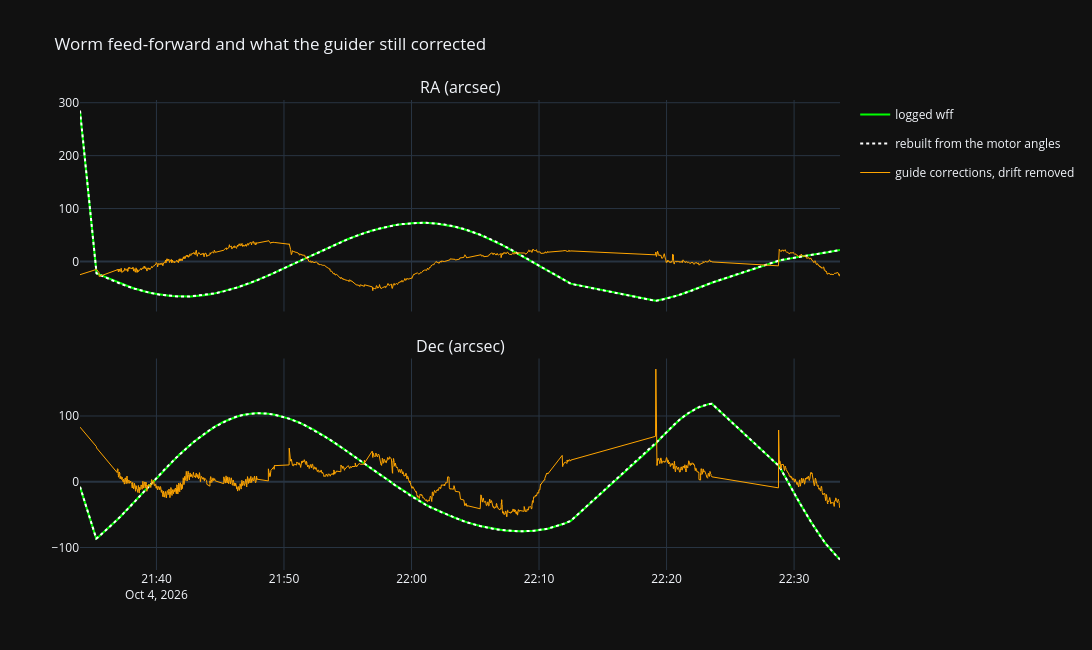

Notebook source saved alongside this figure:
### Markdown cell above
## 7. Did the worm feed-forward do its job?

The worm feed-forward turns each motor's worm profile (a sine on its MCU angle, period 6°) into a pointing correction
and logs it per row as `wff` (RA and Dec arcmin). Three checks, from the window where the profile in use stayed the
same (`WORM_FROM`):

* **Is the logged correction the profile?** Rebuild it from the motor angles and the pose; fitting the worm terms to
  the logged wff returns the profile that was in use.
* **What did the profile leave for the guider?** The same fit on the guide corrections (`total_accum + pec_accum`,
  joined across PEC resets, with a smooth drift and an offset per PEC piece): any worm term here is worm error the
  profile did not remove. Ideally all amplitudes are within ~2 SE of zero.
* **What did the mount need?** Guide corrections plus the feed-forward: the worm the profile should have had. Compare
  it with the calibration's result in `analyse_worm_profile.ipynb`.

A motor that hardly turned (a few worm periods or less) can't be separated from the drift: check *turns*. The
amplitudes are arcsec of motor angle, the profile's units; the SE from a night of tracking is optimistic too (the
residuals are correlated in time), so treat differences under ~3 SE with care.

### Code cell
w = window_df(df, WORM_FROM, None) if WORM_FROM else df
w = w.dropna(subset=['theta_raw_1', 'wff_1', 'total_accum_1', 'total_accum_2']).reset_index(drop=True)
if w.empty or not np.any(w[['wff_1', 'wff_2']].abs().to_numpy() > 0):
    print("No worm feed-forward in this window (no profile in use, or a log from before it) -- skipped.")
else:
    C, align_err = wff_coupling(w, SITE_LAT)
    turns = [round(float(x), 1) for x in np.ptp(worm_analysis.motor_angles(w), axis=0) / worm_analysis.WORM_THETA]
    print(f"{len(w)} PECLOG rows from {w['timestamp'].iloc[0]:%H:%M} to {w['timestamp'].iloc[-1]:%H:%M}; "
          f"alignment from the pose fits to {align_err:.1f}' (median); worm turns M1/M2/M3 {turns}")
    reset = np.r_[False, np.diff(w['n'].values) < 0]
    wff = w[['wff_1', 'wff_2']].to_numpy(float)
    guide = np.column_stack([w[f'total_accum_{i}'].to_numpy(float) + w[f'pec_accum_{i}'].fillna(0).to_numpy(float)
                             for i in (1, 2)])
    series = {'logged wff (the profile in use)': wff, 'left for the guider': guide, 'needed (guide + wff)': guide + wff}
    rows = []
    for label, y in series.items():
        terms, r = worm_terms(w, y, C)
        for _, t in terms.iterrows():
            rows.append({'series': label, 'motor': t['motor'], 'amplitude "': t['amplitude'], 'phase deg': t['phase'],
                         'se "': t['se'], 'amp / se': t['amplitude'] / t['se'], "fit rms '": r})
    wt = pd.DataFrame(rows)
    wt['amplitude ± se @ phase'] = [f'{a:5.1f}" ± {e:.1f} @ {p:5.1f}°' for a, e, p in zip(wt['amplitude "'], wt['se "'], wt['phase deg'])]
    display(wt.pivot(index='motor', columns='series', values='amplitude ± se @ phase')[list(series)])
    print("fit rms per series ('):", {k: round(v, 2) for k, v in wt.groupby('series', sort=False)["fit rms '"].first().items()})
    for M, t in zip(('M1', 'M2', 'M3'), turns):
        if t < 3:
            print(f"{M} turned only {t:.1f} worm periods: its terms are hard to tell from the drift")

    # the logged wff against the one rebuilt from the profile that the fit returned
    logged = wt[wt['series'].str.startswith('logged')]
    coef = np.array([[t['amplitude "'] * np.cos(np.radians(t['phase deg'])), t['amplitude "'] * np.sin(np.radians(t['phase deg']))]
                     for _, t in logged.iterrows()])
    pred = predicted_wff(w, C, coef, harmonics=(1,))
    for k, ax in enumerate(('RA', 'Dec')):
        print(f"wff {ax}: logged rms {np.std(wff[:, k]) * 60:.1f}\"  rebuilt-minus-logged rms "
              f"{np.sqrt(np.mean((pred[:, k] - wff[:, k]) ** 2)) * 60:.2f}\"  corr {np.corrcoef(pred[:, k], wff[:, k])[0, 1]:.3f}")

    fig = make_subplots(rows=2, cols=1, shared_xaxes=True, vertical_spacing=0.1,
                        subplot_titles=['RA (arcsec)', 'Dec (arcsec)'])
    for k in range(2):
        fig.add_trace(go.Scatter(x=w['timestamp'], y=wff[:, k] * 60, name='logged wff', legendgroup='l', showlegend=k == 0,
                                 line=dict(color='lime')), row=k + 1, col=1)
        fig.add_trace(go.Scatter(x=w['timestamp'], y=pred[:, k] * 60, name='rebuilt from the motor angles', legendgroup='p',
                                 showlegend=k == 0, line=dict(color='white', dash='dot')), row=k + 1, col=1)
        g = stitch_accum(guide[:, k] * 60, reset)
        trend = np.polyval(np.polyfit(w['t_sec'], g, 3), w['t_sec'])
        fig.add_trace(go.Scatter(x=w['timestamp'], y=g - trend, name='guide corrections, drift removed', legendgroup='g',
                                 showlegend=k == 0, line=dict(color='orange', width=1)), row=k + 1, col=1)
    fig.update_layout(height=650, width=1400, template=TEMPLATE, hovermode='x unified',
                      title='Worm feed-forward and what the guider still corrected')
    fig.show()

    fig = go.Figure()
    for label, sym in zip(series, ('circle', 'x', 'diamond')):
        s = wt[wt['series'] == label]
        a = s['amplitude "'] * np.cos(np.radians(s['phase deg']))
        b = s['amplitude "'] * np.sin(np.radians(s['phase deg']))
        fig.add_trace(go.Scatter(x=a, y=b, mode='markers+text', text=s['motor'], textposition='top center', name=label,
                                 marker=dict(symbol=sym, size=12), error_x=dict(array=s['se "']), error_y=dict(array=s['se "'])))
    fig.add_hline(y=0, line=dict(color='gray', width=1)); fig.add_vline(x=0, line=dict(color='gray', width=1))
    fig.update_layout(height=600, width=700, template=TEMPLATE, xaxis_title='a (sin), arcsec', yaxis_title='b (cos), arcsec',
                      yaxis_scaleanchor='x', title='Worm terms as phasors: the distance between two points is the worm left')
    fig.show()

### Figure 1 — Plotly figure (JSON) as saved in the notebook; plotly's stock layout.template omitted (floating-point values rounded to 4 significant figures; data arrays with more than 128 entries replaced by an {"elided": "..."} marker saying what was removed)
{"data": [{"legendgroup": "l", "line": {"color": "lime"}, "name": "logged wff", "showlegend": true, "type": "scatter", "x": {"elided": "2713 str values"}, "xaxis": "x", "y": {"elided": "2713 float values"}, "yaxis": "y"}, {"legendgroup": "p", "line": {"color": "white", "dash": "dot"}, "name": "rebuilt from the motor angles", "showlegend": true, "type": "scatter", "x": {"elided": "2713 str values"}, "xaxis": "x", "y": {"elided": "2713 float values"}, "yaxis": "y"}, {"legendgroup": "g", "line": {"color": "orange", "width": 1}, "name": "guide corrections, drift removed", "showlegend": true, "type": "scatter", "x": {"elided": "2713 str values"}, "xaxis": "x", "y": {"elided": "2713 float values"}, "yaxis": "y"}, {"legendgroup": "l", "line": {"color": "lime"}, "name": "logged wff", "showlegend": false, "type": "scatter", "x": {"elided": "2713 str values"}, "xaxis": "x2", "y": {"elided": "2713 float values"}, "yaxis": "y2"}, {"legendgroup": "p", "line": {"color": "white", "dash": "dot"}, "name": "rebuilt from the motor angles", "showlegend": false, "type": "scatter", "x": {"elided": "2713 str values"}, "xaxis": "x2", "y": {"elided": "2713 float values"}, "yaxis": "y2"}, {"legendgroup": "g", "line": {"color": "orange", "width": 1}, "name": "guide corrections, drift removed", "showlegend": false, "type": "scatter", "x": {"elided": "2713 str values"}, "xaxis": "x2", "y": {"elided": "2713 float values"}, "yaxis": "y2"}], "layout": {"annotations": [{"font": {"size": 16}, "showarrow": false, "text": "RA (arcsec)", "x": 0.5, "xanchor": "center", "xref": "paper", "y": 1, "yanchor": "bottom", "yref": "paper"}, {"font": {"size": 16}, "showarrow": false, "text": "Dec (arcsec)", "x": 0.5, "xanchor": "center", "xref": "paper", "y": 0.45, "yanchor": "bottom", "yref": "paper"}], "height": 650, "hovermode": "x unified", "title": {"text": "Worm feed-forward and what the guider still corrected"}, "width": 1400, "xaxis": {"anchor": "y", "domain": [0, 1], "matches": "x2", "showticklabels": false}, "xaxis2": {"anchor": "y2", "domain": [0, 1]}, "yaxis": {"anchor": "x", "domain": [0.55, 1]}, "yaxis2": {"anchor": "x2", "domain": [0, 0.45]}}}
